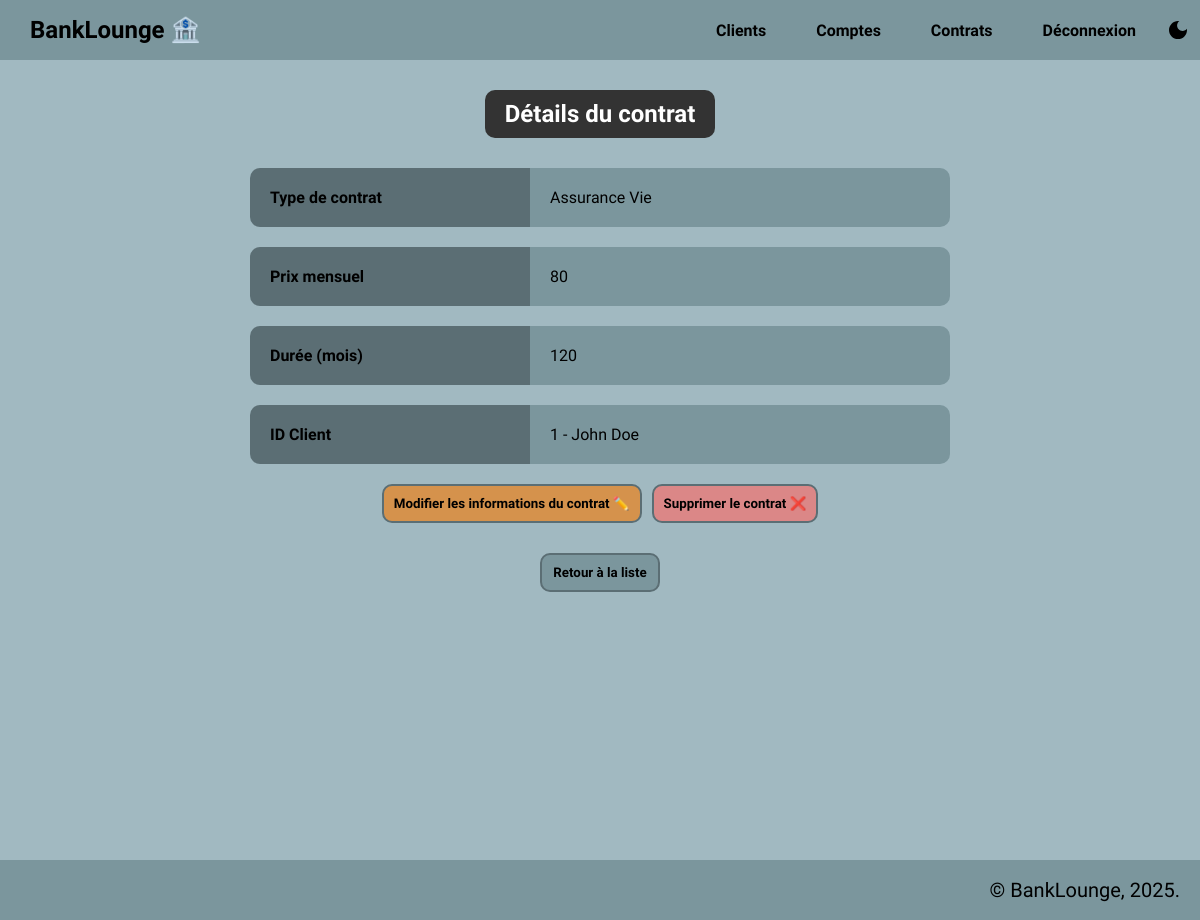
Screenshot of /?action=contract-view&id=5 (signed in) with the database file from the repository.
### tables this page shows
CREATE TABLE `contracts` (
  `contract_id` int(11) NOT NULL AUTO_INCREMENT,
  `contract_type` enum('Assurance Vie','Assurance Habitation','Crédit Immobilier','Crédit à la Consommation','Compte Épargne Logement (CEL)') NOT NULL,
  `contract_price` double(6,2) NOT NULL,
  `contract_duration` int(11) NOT NULL CHECK (`contract_price` > 0),
  `contract_userId` int(11) NOT NULL,
  PRIMARY KEY (`contract_id`),
  KEY `fk_contract_user` (`contract_userId`),
  CONSTRAINT `fk_contract_user` FOREIGN KEY (`contract_userId`) REFERENCES `users` (`user_id`) ON DELETE CASCADE ON UPDATE CASCADE
);

CREATE TABLE `users` (
  `user_id` int(11) NOT NULL AUTO_INCREMENT,
  `user_firstName` varchar(50) NOT NULL,
  `user_lastName` varchar(50) NOT NULL,
  `user_email` varchar(100) NOT NULL,
  `user_phoneNumber` varchar(20) NOT NULL,
  `user_address` varchar(200) DEFAULT NULL,
  PRIMARY KEY (`user_id`),
  UNIQUE KEY `user_email` (`user_email`)
);

### controllers/ContractController.php (called while the page is built, shortened)
<?php
require_once __DIR__ . '/../models/repositories/ContractRepository.php';
require_once __DIR__ . '/../models/repositories/UserRepository.php';
require_once __DIR__ . '/../models/Contract.php';
require_once __DIR__ . '/../lib/utils.php';
class ContractController {
    private ContractRepository $contractRepo;
    private UserRepository $userRepo;
    public function __construct() {
        $this->contractRepo = new ContractRepository();
        $this->userRepo = new UserRepository();
    }
    public function getAllUserIds($users): array {
        $array = [];
        foreach ($users as $u) {
            $array[$u->getId()] = $u;
        }
        return $array;
    }
    public function view(int $id) {
        $userById = $this->getAllUserIds($this->userRepo->getUsers());
        $contract = $this->contractRepo->getContract($id);
        require_once __DIR__ . '/../views/contract/view.php';
    }
}

### models/repositories/UserRepository.php (called while the page is built, shortened)
<?php
require_once __DIR__ . '/../User.php';
require_once __DIR__ . '/../../lib/database.php';
class UserRepository {
    public DatabaseConnection $connection;
    public function __construct() {
        $this->connection = new DatabaseConnection();
    }
    public function getUsers(): array {
        $statement = $this->connection->getConnection()->query('SELECT * FROM users');
        $result = $statement->fetchAll();
        $users = [];
        foreach($result as $row) {
            $user = new User($row['user_firstName'], $row['user_lastName'], $row['user_email'], $row['user_phoneNumber'], $row['user_address']);
            $user->setId($row['user_id']);
            $users[] = $user;
        }
        return $users;
    }
}

### lib/database.php (called while the page is built)
<?php
class DatabaseConnection {
    public ?\PDO $db = null;
    public function getConnection(): PDO {
        if ($this->db == null) {
            $host = 'localhost';
            $dbname = 'mvc-banks';
            $username = 'root';
            $password = '';
            $charset = 'utf8mb4';
            $dsn = "mysql:host=$host;dbname=$dbname;charset=$charset";
            $options = [
                PDO::ATTR_ERRMODE => PDO::ERRMODE_EXCEPTION,
                PDO::ATTR_DEFAULT_FETCH_MODE => PDO::FETCH_ASSOC
            ];
            try {
                $this->db = new PDO($dsn, $username, $password, $options);
            } catch (PDOException $e) {
                die('Erreur de connexion à la base de données : ' . $e->getMessage());
            }
        }
        return $this->db;
    }
}

### models/repositories/ContractRepository.php (called while the page is built, shortened)
<?php
require_once __DIR__ . '/../Contract.php';
require_once __DIR__ . '/../../lib/database.php';
require_once __DIR__ . '/../../lib/utils.php';
class ContractRepository {
    public DatabaseConnection $connection;
    public function __construct() {
        $this->connection = new DatabaseConnection();
    }
    public function getContract(int $id): ?Contract {
        $statement = $this->connection->getConnection()->prepare("SELECT * FROM contracts WHERE contract_id = :id");
        $statement->execute(['id' => $id]);
        $result = $statement->fetch();
        $contract = new Contract(EnumContract::toEnum($result['contract_type']), $result['contract_price'], $result['contract_duration'], $result['contract_userId']);
        $contract->setId($result['contract_id']);
        return $contract;
    }
}

### lib/utils.php (called while the page is built, shortened)
<?php
    enum EnumContract {
        public function toString(): string {
            return match($this) {
                self::assurance_vie => "Assurance Vie",
                self::assurance_hab => "Assurance Habitation",
                self::credit_immo => "Crédit Immobilier",
                self::credit_conso => "Crédit à la Consommation",
                self::cel => "Compte Épargne Logement (CEL)"
            };
        }
        public static function toEnum(string $typeC): EnumContract {
            return match($typeC) {
                "Assurance Vie" => self::assurance_vie,
                "Assurance Habitation" => self::assurance_hab,
                "Crédit Immobilier" => self::credit_immo,
                "Crédit à la Consommation" => self::credit_conso,
                "Compte Épargne Logement (CEL)" => self::cel,
                default => throw new InvalidArgumentException("Contrat invalide: $typeC")
            };
        }
    }
?>

### models/Contract.php (called while the page is built, shortened)
<?php
require_once __DIR__ . '/../lib/database.php';
require_once __DIR__ . '/../lib/utils.php';
class Contract {
    private ?int $id;
    private EnumContract $typeContract;
    private float $price;
    private int $duration;
    private int $userId;
    public function __construct(EnumContract $typeC, float $price, int $duration, ?int $userId) {
        $this->id = null;
    }
    public function getId(): int {
        return $this->id;
    }
    public function getTypeContract(): string {
        return $this->typeContract->toString();
    }
    public function getPrice(): float {
        return $this->price;
    }
    public function getDuration(): int {
        return $this->duration;
    }
    public function getUserId(): int {
        return $this->userId;
    }
    public function setId(?int $id): void {
        $this->id = $id;
    }
    public function setTypeContract(EnumContract $typeC): void {
        $this->typeContract = $typeC;
    }
    public function setPrice(float $price): void {
        $this->price = $price;
    }
    public function setDuration(int $duration): void {
        $this->duration = $duration;
    }
    public function setUserId(?int $userId): void {
        $this->userId = $userId;
    }
}

### models/User.php (called while the page is built, shortened)
<?php
require_once __DIR__ . '/../lib/database.php';
class User {
    private ?int $id;
    private string $firstName;
    private string $lastName;
    public function __construct(string $fName, string $lName, string $email, string $phoneN, ?string $address) {
        $this->id = null;
    }
    public function getId(): int {
        return $this->id;
    }
    public function getFirstName(): string {
        return $this->firstName;
    }
    public function getLastName(): string {
        return $this->lastName;
    }
    public function setId(int $id): void {
        $this->id = $id;
    }
    public function setFirstName(string $fName): void {
        $this->firstName = htmlspecialchars($fName);
    }
    public function setLastName(string $lName): void {
        $this->lastName = htmlspecialchars($lName);
    }
}

### views/contract/view.php (the view)
<?php require_once __DIR__ . '/../templates/header.php'; ?>
            <section>
                <div class="title">
                    <h1>Détails du contrat</h1>
                </div>
                <div class="view-container">
                    <div class="view-options">
                        <div class="view-option key">Type de contrat</div>
                        <div class="view-option value"><?= $contract->getTypeContract() ?></div>
                    </div>
                    <div class="view-options">
                        <div class="view-option key">Prix mensuel</div>
                        <div class="view-option value"><?= $contract->getPrice() ?></div>
                    </div>
                    <div class="view-options">
                        <div class="view-option key">Durée (mois)</div>
                        <div class="view-option value"><?= $contract->getDuration() ?></div>
                    </div>
                    <div class="view-options">
                        <div class="view-option key">ID Client</div>
                        <div class="view-option value">
                            <?php
                                $uId = $contract->getUserId();
                                $user = $userById[$uId];
                                echo "{$user->getId()} - {$user->getLastName()} {$user->getFirstName()}";
                            ?>
                        </div>
                    </div>
                    <div class="view-buttons">
                        <button id="edit"><a href="?action=contract-edit&id=<?= $contract->getId() ?>">Modifier les informations du contrat ✏️</a></button>
                        <button id="delete"><a onclick="return confirm('Voulez-vous supprimer ce contrat?');" href="?action=contract-delete&id=<?= $contract->getId() ?>">Supprimer le contrat ❌</a></button>
                    </div>
                </div>
                <button class="return"><a href="?action=contract-list" >Retour à la liste</a></button>
            </section>
<?php require_once __DIR__ . '/../templates/footer.php';

### assets/styles/style.css (style rules this page uses)
* { margin: 0; padding: 0; font-family: "Cabin"; box-sizing: border-box; }
:root { --main: #7b969d; --text-main: black; --dark: #5b6e74; --section: #a1b9c1; --view: #66a1d1; --edit: #d5924c; --delete: #db8787; --link: #0000EE; }
body { color: var(--text-main); }
nav, .nav-dropdown-option, .home-option, td, .form-valid, .return, .value, footer { background-color: var(--main); }
.nav-option:hover, .nav-dropdown-option a:hover,.key { background-color: var(--dark); }
.nav-title, .nav-option, .form, .view-container, #copyright { display: flex; justify-content: center; align-items: center; }
nav, .nav-options, .view-options, .view-buttons, footer { display: flex; align-items: stretch; }
a { color: inherit; text-decoration: none; }
section { padding: 30px; min-height: 100vh; text-align: center; background-color: var(--section); }
.title h1 { margin: 0 auto; border-radius: 10px; display: inline-block; padding: 10px 20px; }
.title h1, thead { background-color: #333333; color: white; }
button { font-weight: bold; min-width: 120px; padding: 10px; border-radius: 10px; border: 2px solid var(--dark); color: var(--text-main); background: none; }
#edit { background-color: var(--edit); }
#delete { background-color: var(--delete); }
.view-container { flex-direction: column; gap: 20px; padding: 30px; }
.view-options { justify-content: space-between; width: 100%; min-width: 300px; max-width: 700px; }
.view-option { height: 100%; padding: 20px; text-align: left; }
.view-buttons { gap: 10px; }
.key { font-weight: bold; width: 40%; height: 100%; border-radius: 10px 0 0 10px; }
.value { width: 60%; height: 100%; border-radius: 0 10px 10px 0; }

### rows the page displays
contracts: contract_price "80", contract_duration "120"
users: user_id "1", user_lastName "John", user_firstName "Doe"

### other values shown
$contract->getTypeContract() "Assurance Vie"
